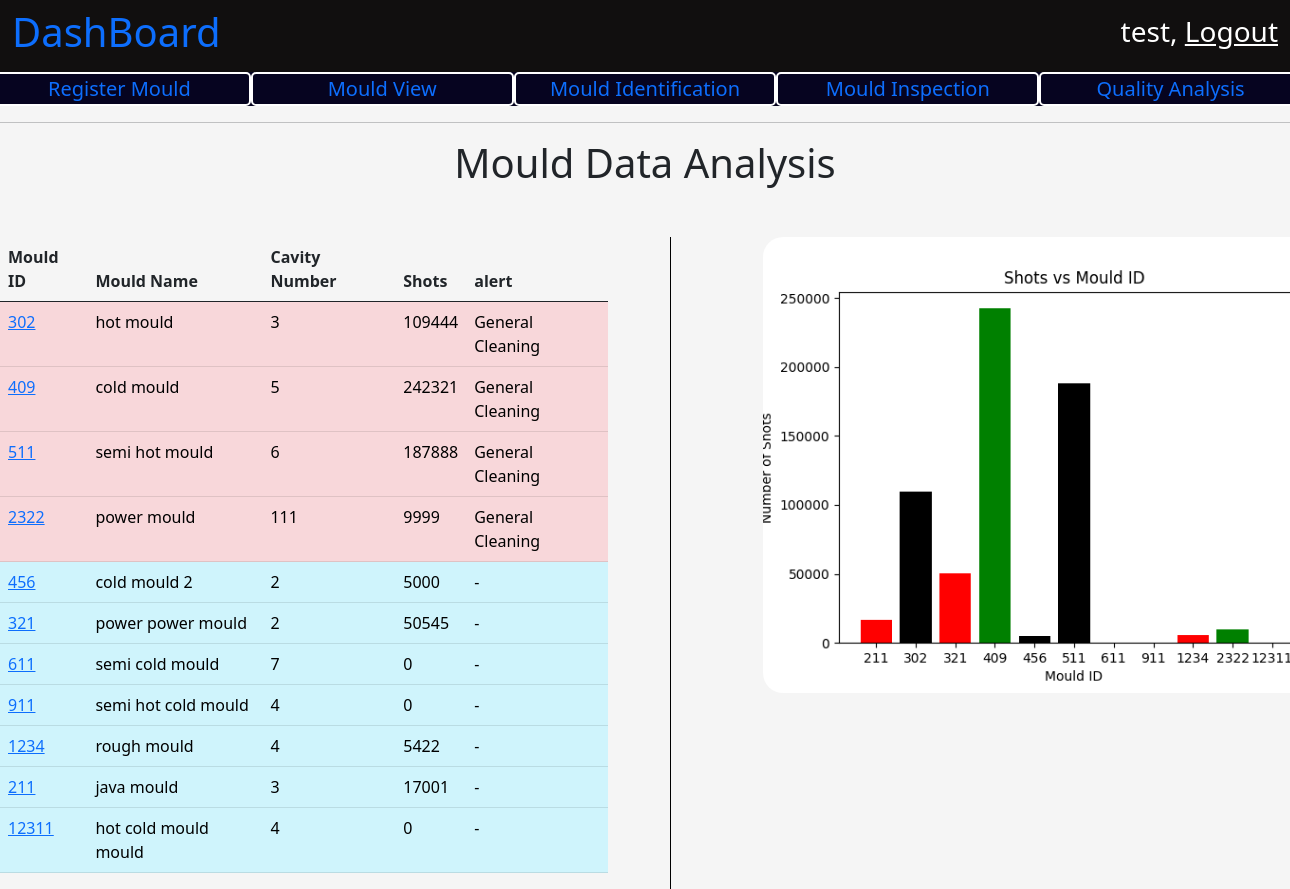
Screenshot of / (signed in) with the database file from the repository.
### mould/models.py (models this page shows)
class Mould(models.Model):
    mould_id = models.IntegerField(primary_key=True)
    mould_name = models.CharField(max_length=200)
    cavity_number = models.IntegerField()
    registered_date = models.DateTimeField(auto_now_add=True)
    registered_by = models.ForeignKey(User, on_delete=models.RESTRICT)
    threshold_value = models.IntegerField()
    present_count = models.IntegerField()
    def __str__(self):
        return str(self.mould_id)
    def alert(self):
        return self.threshold_value - self.present_count <= 500

### user_panel/views.py (the view)
# urls.py: path('', views.homePage, name = "homePage"),
@login_required
def homePage(request):
    context = {}
    print(request.user)
    context['user'] = request.user
    print("-----------------------")
    print(context['user'])
    mould_data = Mould.objects.all()
    print(type(mould_data))
    mould_data = list(mould_data)
    print(mould_data)
    main_point = -1
    for i in range(len(mould_data)):
        if mould_data[i].alert() is True:
            main_point += 1
            temp = mould_data[i]
            mould_data[i] = mould_data[main_point]
            mould_data[main_point] = temp
    graph_for_mould_number_vs_no_of_shots()
    context['mould_data'] = mould_data
    print("----------------------")
    return render(request, 'user_panel/user_dashboard.html', context)

### user_panel/views.py (called while the page is built)
def graph_for_mould_number_vs_no_of_shots():
    mould_data = Mould.objects.all()
    mould_id = []
    mould_shots_count = []
    bar_color = []
    color_list = ['black', 'red', 'green']
    for i in range(len(mould_data)):
        mould_id.append(mould_data[i].mould_id)
        mould_shots_count.append(mould_data[i].present_count)
        color_index = random.randint(0, 2)
        bar_color.append(color_list[color_index])
    mould_id.sort()
    plt.bar([str(i) for i in mould_id], mould_shots_count, color = bar_color)
    plt.title('Shots vs Mould ID')
    plt.xlabel('Mould ID')
    plt.ylabel('Number of Shots')
    print(mould_id)
    print(mould_shots_count)
    plt.savefig('user_panel/static/images/number_of_mould_vs_shots.png')
    plt.close()

### user_panel/templates/user_panel/user_dashboard.html (shortened to what this page needs)
{% extends 'base.html' %}
{% load static %}
{% block title %}
    <link
        rel="stylesheet"
        href="{% static 'css/dashboard.css' %}" >
{% endblock %}
{% block body_content %}
    <nav
        class="navbar navbar-light dashboard_nav">
        <div class="container-fluid dashboard_nav">
            <p class="h1 dashboard_title">
                <a href="{% url 'homePage' %}" style="text-decoration:None;">
                  DashBoard
                </a>
            </p>
            <div class="user_data">
                <p class="h3">
                    {{ request.user.first_name }},
                    <a href="{% url 'userLogout' %}">
                        Logout
                    </a>
                </p>
            </div>
        </div>
    </nav>
    <div class="optionBar">
        <div class="row">
            <div class="col">
                <a href="{% url 'MouldRegistration' %}">
                    Register Mould
                </a>
            </div>
            <div class="col">
                <a href="{% url 'MouldUpdate' %}">
                Mould View
                </a>
            </div>
             <div class="col">
                <a href="{% url "MouldSearch" %}">
                Mould Identification
                </a>
            </div>
             <div class="col">
                <a href="{% url 'MouldRegistration' %}">
                Mould Inspection
                </a>
            </div>
            <div class="col">
                <a href="{% url 'MouldRegistration' %}">
                Quality Analysis
                </a>
            </div>
        </div>
    </div>
    <hr/>
    <p class="h1 firstHeading" style="text-align : center;">
            Mould Data Analysis
    </p>
    <div class="MouldData">
        <div class="row">
            <div class="col">
               <table class="table">
                    <thead>
                        <tr>
                            <th scope="col">Mould ID</th>
                            <th scope="col">Mould Name</th>
                            <th scope="col">Cavity Number</th>
                            <th scope="col">Shots</th>
                            <th scope="col"> alert </th>
                        </tr>
                    </thead>
                    <tbody>
                        {% for mould in mould_data %}
                            {% if mould.alert %}
                                <tr class="table-danger">
                                    <td class="table-danger">
                                        <a href="mould/{{ mould.mould_id }}">
                                            {{ mould.mould_id }}
                                        </a>
                                    </td>
                                    <td class="table-danger">
                                        {{ mould.mould_name }}
                                    </td>
                                    <td class="table-danger">
                                        {{ mould.cavity_number }}
                                    </td>
                                    <td class="table-danger">
                                        {{ mould.present_count }}
                                    </td>
                                    <td class="table-danger">
                                        General Cleaning
                                    </td>
                                </tr>
                            {% else %}
                                <tr class="table-info">
                                    <td class="table-info">
                                        <a href="mould/{{ mould.mould_id }}">
                                            {{ mould.mould_id }}
                                        </a>
                                    </td>
                                    <td class="table-info">
                                        {{ mould.mould_name }}
                                    </td>
                                    <td class="table-info">
                                        {{ mould.cavity_number }}
                                    </td>
                                    <td class="table-info">
                                        {{ mould.present_count }}
                                    </td>
                                    <td class="table-info">
                                        -
                                    </td>
                                </tr>
                            {% endif %}
                        {% endfor %}
                    </tbody>
                </table>
            </div>
            <div class="col graphData">
                <img src="{% static 'images/number_of_mould_vs_shots.png' %}" class="img-fluid graphMouldImg" alt="...">
            </div>
        </div>
    </div>
{% endblock %}

### user_panel/static/css/dashboard.css (style rules this page uses)
body { background-color: whitesmoke; }
nav.dashboard_nav { background-color: rgb(17, 15, 15); }
nav.dashboard_nav div.dashboard_nav { color : white; }
nav.dashboard_nav div.user_data p a { color: white; }
div.optionBar { background-color: rgb(6, 4, 32); }
div.optionBar div.row div.col { font-size: 20px; border : 2px solid white; border-radius: 5px; text-align: center; color:white; }
div.optionBar div.row div.col a { text-decoration: none; }
div.MouldData { margin-top : 50px; }
div.MouldData div.row div.graphData { border-left : 0.5px solid black; margin-left : 50px; }
div.MouldData div.row div.graphData img.graphMouldImg { margin-left : 80px; width: 700px; border-radius: 20px; }

### rows the page displays
Mould: mould_id "302", mould_name "hot mould", cavity_number "3", present_count "109444"
Mould: mould_id "409", mould_name "cold mould", cavity_number "5", present_count "242321"
Mould: mould_id "511", mould_name "semi hot mould", cavity_number "6", present_count "187888"
Mould: mould_id "2322", mould_name "power mould", cavity_number "111", present_count "9999"
Mould: mould_id "456", mould_name "cold mould 2", cavity_number "2", present_count "5000"
Mould: mould_id "321", mould_name "power power mould", cavity_number "2", present_count "50545"
Mould: mould_id "611", mould_name "semi cold mould", cavity_number "7", present_count "0"
Mould: mould_id "911", mould_name "semi hot cold mould", cavity_number "4", present_count "0"
Mould: mould_id "1234", mould_name "rough mould", cavity_number "4", present_count "5422"
Mould: mould_id "211", mould_name "java mould", cavity_number "3", present_count "17001"
Mould: mould_id "12311", mould_name "hot cold mould mould", cavity_number "4", present_count "0"

### other values shown
{{ request.user.first_name }} "test"
